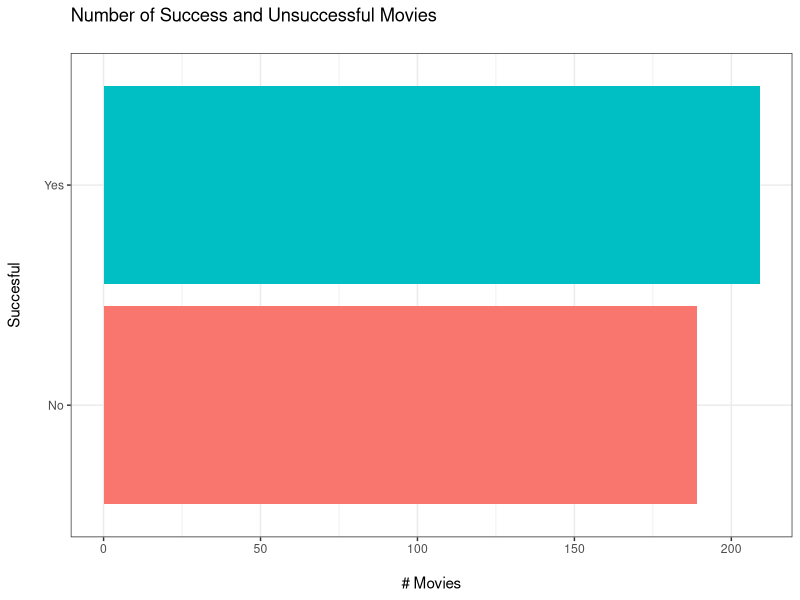
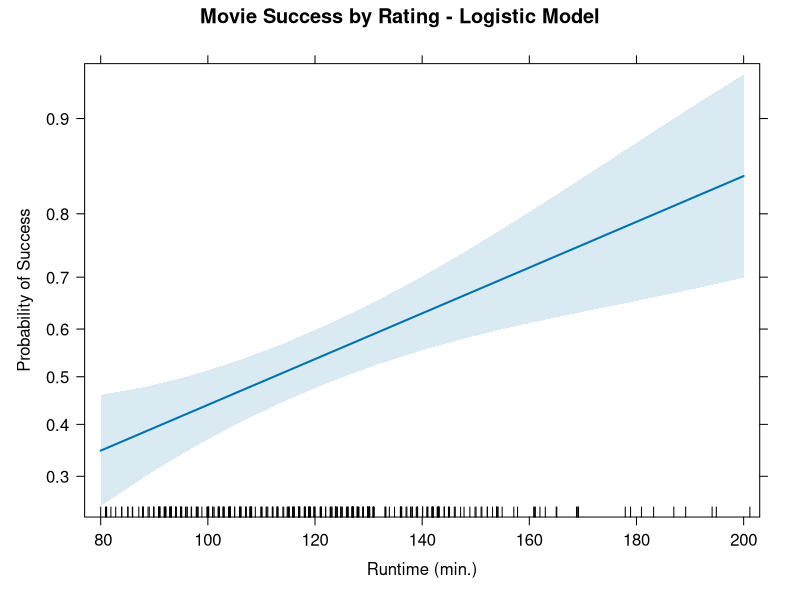

The R source for these figures, in order: (Note: this script raises an error after producing the figures.)
library(tidyverse)
library(effects)

# Load and wrangle the data.
# Data source: https://data.world/crowdflower/blockbuster-database
movies <- read.csv("../data/blockbuster-top_ten_movies_per_year_DFE.csv") %>% tibble()

movies <- movies %>%
  filter(!is.na(movies$length)) # Remove NA values.

# Add an outcome variable of that rates a movie as successful if IMDB rating >= 7.
movies$successful <- factor(ifelse(movies$imdb_rating >= 7, TRUE, FALSE),
                            levels = c(FALSE, TRUE))

# View the underlying distribution of successful vs. unsuccessful movies.
movies %>%
  mutate(successful = ifelse(successful == T, "Yes", "No")) %>%
  ggplot(aes(x = successful, fill = successful)) +
  geom_bar() +
  coord_flip() +
  labs(
    title = "Number of Success and Unsuccessful Movies\n",
    x = "Succesful\n",
    y = "\n# Movies"
  ) +
  theme_bw() +
  theme(
    legend.position = "none"
  )

# Create a train-test split, using the first 300 movies for training.
train.data <- movies[1:300,]
test.data <- movies[301:nrow(movies),]

# Construct a simple logistic model that predicts whether a movie will be successful
# based on its runtime.
model <- glm(successful ~ length, train.data, family = "binomial")

plot(allEffects(model),
     main = "Movie Success by Rating - Logistic Model",
     xlab = "Runtime (min.)", ylab = "Probability of Success")

# Predict the movie's success using a cutoff of 0.5.
prob <- predict(model, test.data, type = "response")
pred <- ifelse(prob >= 0.5, TRUE, FALSE)

# Evaluate the performance.
confusionMatrix(factor(pred), test.data$successful)

# Construct another logistic model the predicts whether a movie will be successful
# based on its rating and runtime.
model.2 <- glm(successful ~ rating + length, train.data, family = "binomial")

plot(allEffects(model.2),
     ylab = "Successful\n")

# Predict the movie's success using a cutoff of 0.5.
prob.2 <- predict(model.2, test.data, type = "response")
pred.2 <- ifelse(prob.2 >= 0.5, TRUE, FALSE)

# Evaluate the performance.
confusionMatrix(factor(pred.2), test.data$successful)
